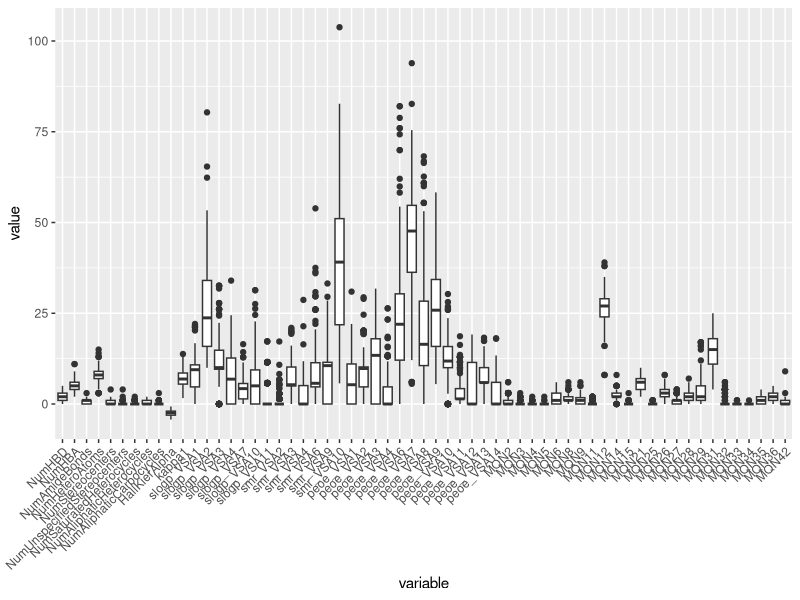
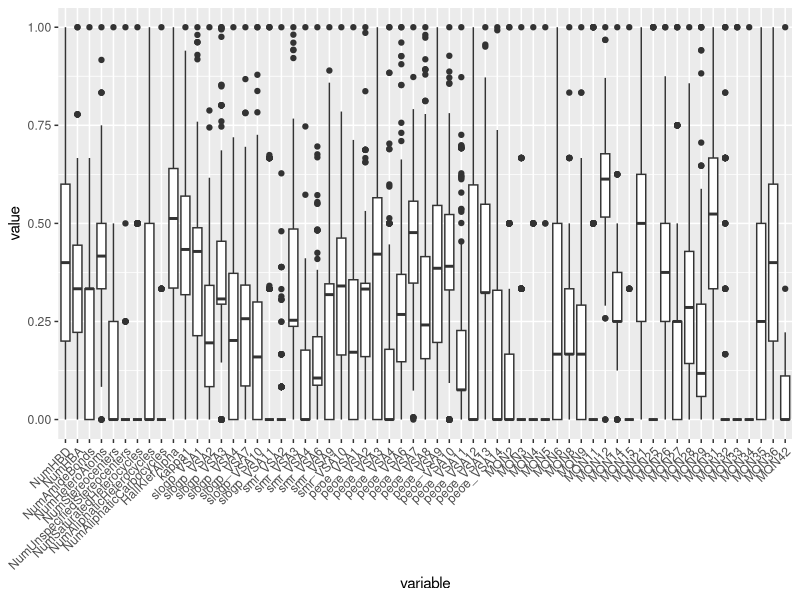
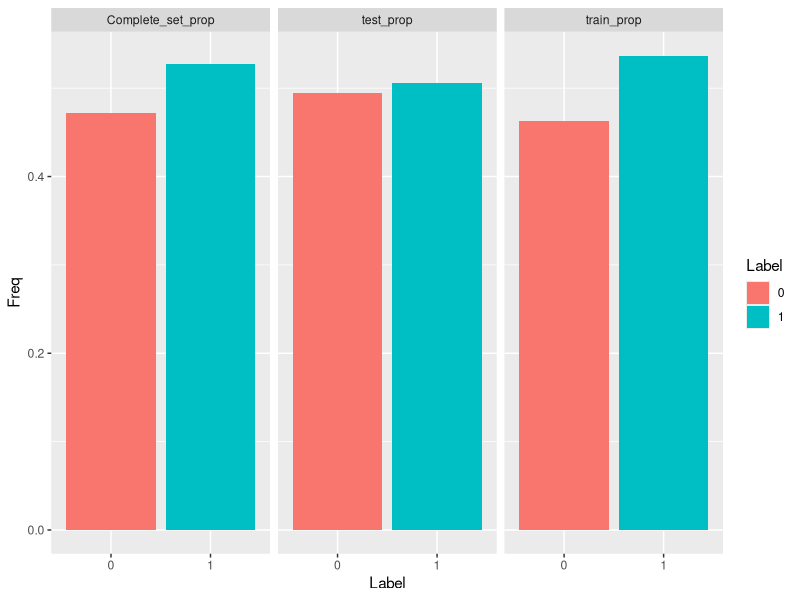

Here is the R script that generated these plots, in order:
# Libraries ============
library(ggplot2)
library(reshape2)
library(dplyr)
library(class)

# Input archives reading
data_chembl <- read.csv("data/data.csv",sep = ";",dec = ".")
data <- read.csv("data/CHEMBL4372_Desc.csv",sep = ",",dec = ".")
variables <- data[ ,9:127]  # Df containing only the descriptors


# DATA PREPARATION ============================
# Correlation based Feature Selection ==========
cor_matrix <- cor(variables)  # Calculate cor matrix
cor_matrix[!lower.tri(cor_matrix)] <- 0  # Erase half of the mirror matrix

# Eliminating highly correlated variables
variables_0.8 <- variables[, !apply(cor_matrix, 2,
                                    function(x) any(abs(x) > 0.8, na.rm = TRUE))]
removed_var <- colnames(cor_matrix)[apply(cor_matrix, 2,
                                             function(x) any(abs(x) > 0.8, na.rm = TRUE))]
cat("No of variables after setting 0.8 as cut-off: ", ncol(variables_0.8),
    "\nEliminated variables:\n", removed_var)

'
variables_0.85 <- variables[, !apply(cor_matrix, 2,
                                    function(x) any(abs(x) > 0.85, na.rm = TRUE))]
variables_0.9 <- variables[, !apply(cor_matrix, 2,
                                    function(x) any(abs(x) > 0.9, na.rm = TRUE))]
cat("No of variables after setting 0.8 as cut-off: ", ncol(variables_0.8),
      "\nNo of variables after setting 0.85 as cut-off: ", ncol(variables_0.85),
      "\nNo of variables after setting 0.9 as cut-off: ", ncol(variables_0.9))
'


# Variance based Feature Selection ==========
variances <- data.frame(t(apply(variables_0.8, 2, var)))
removed_var <- colnames(variances)[which((!abs(variances) > 0))]
data_df <- variables_0.8[,apply(variances, 2,
                               function(x) any(abs(x) > 0, na.rm = TRUE))]
cat("Variable No. after eliminating variance = 0: ", ncol(data_df),
    "\nEliminated variables: ", removed_var)

# First description of the variables ==============
# pdf(file = "plots/boxplot_variables_1.pdf", width = 15, height = 8)
ggplot(melt(data_df), aes(x = variable, y = value)) +
  geom_boxplot() + theme(axis.text.x = element_text(angle = 45, hjust=1))
# dev.off()


# Normalization =========
normalize <- function(x) {
  return ((x - min(x)) / (max(x) - min(x)))
}

# test normalization function - the results should be identical
normalize(c(1, 2, 3, 4, 5))
normalize(c(10, 20, 30, 40, 50))
norm_data <- as.data.frame(lapply(data_df, normalize))

# boxplot normalized data
# pdf(file = "plots/boxplot_variables_2.pdf", width = 15, height = 8)
ggplot(melt(norm_data), aes(x = variable, y = value)) +
  geom_boxplot() + theme(axis.text.x = element_text(angle = 45, hjust=1))
# dev.off()


# Define labels =========
label <- c()
for (i in 1:nrow(data)) {
  #Std.value equal or bigger than 11000 will set as active
  if (data$Standard.Value[i] >= 11000){  
    label[i] = 1  # label 1 = active
  }
  else {
    label[i] = 0  # label 0 = inactive
    }
}
norm_data <- cbind(label, norm_data)
norm_data$label <- as.factor(norm_data$label)
table(norm_data$label)
prop.table(table(norm_data$label))


# Train Test Split ========
set.seed(12345)
norm_data$id <- 1:nrow(norm_data)  # create temporary variable to facilitate sampling
train <- norm_data %>% dplyr::sample_frac(0.7)  # Split train set
test  <- dplyr::anti_join(norm_data, train, by = "id")  # Split test set

# Proportion tables
complete_set_prop <- as.data.frame(prop.table(table(norm_data$label)))
colnames(complete_set_prop)[1] <- c("Complete_set_prop")
train_prop <- as.data.frame(prop.table(table(train$label)))
colnames(train_prop)[1] <- c("train_prop")
test_prop <- as.data.frame(prop.table(table(test$label)))
colnames(test_prop)[1] <- c("test_prop")

# Barplot to compare proportions
all_sets <- list(complete_set_prop, train_prop, test_prop)  # Setting all tables to the same data frame
all_sets <- lapply(all_sets, function(dat) {  # Add "type" and "label" column
  dat$type <- colnames(dat)[1]
  colnames(dat)[1] <- "Label"
  dat
})
all_sets <- do.call(rbind, all_sets)  # Include all tables to the same data frame
# pdf(file = "plots/prop_table_sets.pdf")
ggplot(all_sets,aes(x=Label, y=Freq, fill = Label)) +
  geom_col() + 
  facet_wrap(~ type, scales = "free_x")
# dev.off()


# Remove temporary variable
norm_data <- subset(norm_data, select = -c(id))
train <- subset(train, select = -c(id))
test <- subset(test, select = -c(id))

